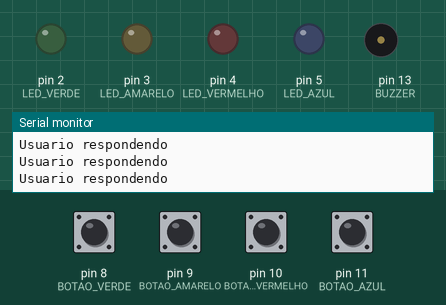
Bench run of a sketch on a simulated Arduino Uno, built with avr-gcc and run on an emulated ATmega328P. Shown: output pins drawn as LEDs (lit = HIGH), buzzer (waves = sounding), the last lines printed to the serial monitor. Dashed ring = blinking. The inputs (shaded band) are chosen by the test bench; at power-on: pin 8 (BOTAO_VERDE), pin 9 (BOTAO_AMARELO), pin 10 (BOTAO_VERMELHO), pin 11 (BOTAO_AZUL) HIGH. Random numbers use the default seed unless the sketch sets one.

Above: at 3.1 s.
3.2 s: pin 9 (BOTAO_AMARELO) pulled LOW for 0.65 s
At 4.65 s:
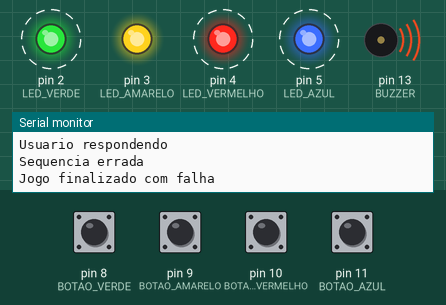
At 5.4 s:
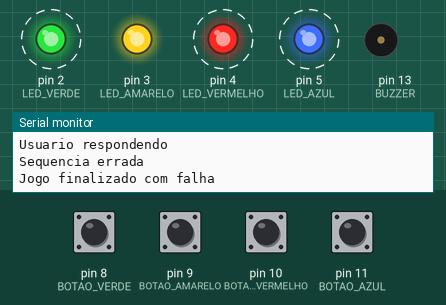
Timing chart, 0 to 12.9 s (numbered marks = the images above; inputs shaded):
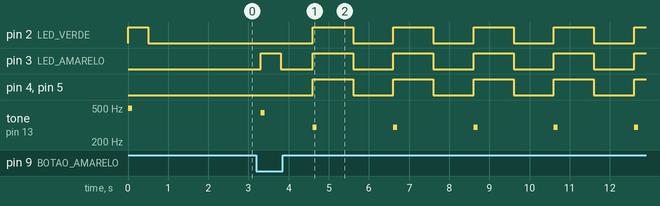

The sketch:

jogo_genius.ino
```cpp
/*Declarando a porta de cada componente*/
#define LED_VERDE 2
#define LED_AMARELO 3
#define LED_VERMELHO 4
#define LED_AZUL 5

#define BOTAO_VERDE 8
#define BOTAO_AMARELO 9
#define BOTAO_VERMELHO 10
#define BOTAO_AZUL 11

#define BUZZER 13

/*Declarando constantes de tempo*/
#define UM_SEGUNDO 1000
#define MEIO_SEGUNDO 500

/*Declarando variáveis do jogo*/
#define INDEFINIDO -1 //quando o jogador ainda não tomou nenhuma ação

#define TAMANHO_SEQUENCIA 20 //quantidade de acertos consecutivos para vencer o jogo

int sequenciaLuzes[TAMANHO_SEQUENCIA]; //guarda a ordem em que os leds acendem
int rodada = 0;
int ledsRespondidos = 0; //quantidade de leds que o jogador acionou

/*Listando os estados do jogo*/
enum Estados {
  PRONTO_PARA_PROXIMA_RODADA,
  USUARIO_RESPONDENDO,
  JOGO_FINALIZADO_SUCESSO,
  JOGO_FINALIZADO_FALHA
};


void setup() {
  Serial.begin(9600); //para acompanhar no monitor serial
  iniciaPortas(); //configuração dos pins mode
  iniciaJogo(); //configuração inicial do jogo
}


void iniciaPortas() {
  /*Configurando os leds*/
  pinMode(LED_VERDE, OUTPUT);
  pinMode(LED_AMARELO, OUTPUT);
  pinMode(LED_VERMELHO, OUTPUT);
  pinMode(LED_AZUL, OUTPUT);

  /*Configurando os botões com resistor interno*/
  pinMode(BOTAO_VERDE, INPUT_PULLUP);
  pinMode(BOTAO_AMARELO, INPUT_PULLUP);
  pinMode(BOTAO_VERMELHO, INPUT_PULLUP);
  pinMode(BOTAO_AZUL, INPUT_PULLUP);

  pinMode(BUZZER, OUTPUT);
}

void iniciaJogo() {
  int jogo = analogRead(0); //lê a porta analógica A0
  randomSeed(jogo); //gera uma nova partida de jogo aleatória entre 0 e 1023
  //ou seja, o jogo consegue gerar até 1023 partidas diferentes

  /*Usando a função sorteiaCor para incluir uma cor de led aleatória na sequência*/
  for (int i = 0; i < TAMANHO_SEQUENCIA; i++) {
    sequenciaLuzes[i] = sorteiaCor();
  }
}

int sorteiaCor() {
  return random(LED_VERDE, LED_AZUL + 1); //sorteia um número aleatório
  //entre 2 (porta do led verde) e 5 (porta do led azul)
  //soma-se 1 ao número 5, pois senão ele não estaria incluso nas opções de escolha randômica
}


/*Caracterizando os estados do jogo*/
int estadoAtual() {
  if (rodada <= TAMANHO_SEQUENCIA) { //número de rodadas não ultrapassou o limite do jogo
    if (ledsRespondidos == rodada) { //a qtd de leds acionados pelo jogador é igual ao nº de rodadas
      return PRONTO_PARA_PROXIMA_RODADA;  //vai para a próxima rodada e adiciona uma cor no fim da sequência
    } else {
      return USUARIO_RESPONDENDO; //jogador ainda não acionou todos os leds da sequência
    }
  } else if (rodada == TAMANHO_SEQUENCIA + 1) { //número de rodadas ultrapassou o limite do jogo
    return JOGO_FINALIZADO_SUCESSO; //vitória
  } else { //qualquer outra situação que não seja as anteriormente especificadas
    return JOGO_FINALIZADO_FALHA; //game over
  }
}


void loop() {
  /*Identificando qual o estado atual do jogo e chamando a respectiva função*/
  switch (estadoAtual()) {
    case PRONTO_PARA_PROXIMA_RODADA:
      Serial.println("Pronto para a proxima rodada");
      preparaNovaRodada();
      break;
    case USUARIO_RESPONDENDO:
      Serial.println("Usuario respondendo");
      processaRespostaUsuario();
      break;
    case JOGO_FINALIZADO_SUCESSO:
      Serial.println("Jogo finalizado com sucesso");
      jogoFinalizadoSucesso();
      break;
    case JOGO_FINALIZADO_FALHA:
      Serial.println("Jogo finalizado com falha");
      jogoFinalizadoFalha();
      break;
  }
  delay(MEIO_SEGUNDO);
}


/*Função do estado de jogo: PRONTO_PARA_PROXIMA_RODADA*/
void preparaNovaRodada() {
  rodada++; //adiciona 1 no número de rodadas
  Serial.println(rodada);
  ledsRespondidos = 0; //zera a quantidade de leds acionados (pois uma nova rodada se iniciou)
  if (rodada <= TAMANHO_SEQUENCIA) { //número de rodadas não ultrapassou o limite do jogo
    tocaLedsRodada();
  }
}

void tocaLedsRodada() {
  for (int i = 0; i < rodada; i++) {
    piscaLed(sequenciaLuzes[i]);  //acende os leds conforme sequência
  }
}

int piscaLed(int portaLed) {
  verificaSomDoLed(portaLed); //chama a função que toca uma frequência de acordo com a cor do led

  digitalWrite(portaLed, HIGH); //acende o led
  delay(500);
  digitalWrite(portaLed, LOW); //apaga o led
  delay(300);

  return portaLed; //retorna o valor da variável portaLed para ser usado em outras funções
}


/*Função do estado de jogo: USUARIO_RESPONDENDO*/
void processaRespostaUsuario() {
  int resposta = checaRespostaJogador();

  if (resposta == INDEFINIDO) { //jogador ainda não tomou uma ação
    return;
  }

  if (resposta == sequenciaLuzes[ledsRespondidos]) { //jogador acertou a sequência
    ledsRespondidos++; //acrescenta um no número de leds acionados
  } else { //jogador errou a sequência
    Serial.println("Sequencia errada");
    rodada = TAMANHO_SEQUENCIA + 2; //soma-se 2 para cair no estado de jogo game over
    //se somasse 1 cairia no estado de jogo vitória (vide função estadoAtual)
  }
}

int checaRespostaJogador() {
  //acende o led correspondente ao botão que foi acionado
  if (digitalRead(BOTAO_VERDE) == LOW) {
    return piscaLed(LED_VERDE);
  }
  if (digitalRead(BOTAO_AMARELO) == LOW) {
    return piscaLed(LED_AMARELO);
  }
  if (digitalRead(BOTAO_VERMELHO) == LOW) {
    return piscaLed(LED_VERMELHO);
  }
  if (digitalRead(BOTAO_AZUL) == LOW) {
    return piscaLed(LED_AZUL);
  }

  return INDEFINIDO; //jogador não acionou nenhum botão
}


/*Função do estado de jogo: JOGO_FINALIZADO_SUCESSO*/
void jogoFinalizadoSucesso() {
  //pisca um led de cada vez
  piscaLed(LED_VERDE);
  piscaLed(LED_AMARELO);
  piscaLed(LED_VERMELHO);
  piscaLed(LED_AZUL);
  delay(MEIO_SEGUNDO);
}


/*Função do estado de jogo: JOGO_FINALIZADO_FALHA*/
void jogoFinalizadoFalha() {
  //toca uma frequência e pisca todos os leds de uma vez
  tocaSom(297);
  digitalWrite(LED_VERDE, HIGH);
  digitalWrite(LED_AMARELO, HIGH);
  digitalWrite(LED_VERMELHO, HIGH);
  digitalWrite(LED_AZUL, HIGH);
  delay(UM_SEGUNDO);
  digitalWrite(LED_VERDE, LOW);
  digitalWrite(LED_AMARELO, LOW);
  digitalWrite(LED_VERMELHO, LOW);
  digitalWrite(LED_AZUL, LOW);
  delay(MEIO_SEGUNDO);
}


/*Criando função para acionar buzzer passando apenas a frequência como parâmetro*/
void tocaSom(int frequencia) {
  tone(BUZZER, frequencia, 100);
}

void verificaSomDoLed(int portaLed) {
  //determina uma frequência diferente para cada cor de led
  switch (portaLed) {
    case LED_VERDE:
      tocaSom(495);
      break;
    case LED_AMARELO:
      tocaSom(440);
      break;
    case LED_VERMELHO:
      tocaSom(330);
      break;
    case LED_AZUL:
      tocaSom(352);
      break;
  }
}
```

Measured:
- after the input at 3.2 s, pin 2 (LED_VERDE): alternates HIGH for 1.0 s and LOW for 1.0 s, starting after 1.4 s; pin 3 (LED_AMARELO): goes HIGH 0.50 s, LOW 0.80 s, 4 × (HIGH 1.0 s, LOW 1.0 s), then HIGH, starting after 0.10 s
